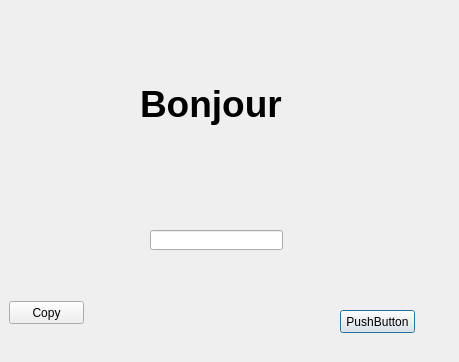
<?xml version="1.0" encoding="UTF-8"?>
<ui version="4.0">
 <class>BonjourDialogBase</class>
 <widget class="QDialog" name="BonjourDialogBase">
  <property name="geometry">
   <rect>
    <x>0</x>
    <y>0</y>
    <width>459</width>
    <height>362</height>
   </rect>
  </property>
  <property name="windowTitle">
   <string>Bonjour1</string>
  </property>
  <widget class="QPushButton" name="pushButton">
   <property name="geometry">
    <rect>
     <x>340</x>
     <y>310</y>
     <width>75</width>
     <height>23</height>
    </rect>
   </property>
   <property name="text">
    <string>PushButton</string>
   </property>
  </widget>
  <widget class="QLineEdit" name="lineEdit">
   <property name="geometry">
    <rect>
     <x>150</x>
     <y>230</y>
     <width>133</width>
     <height>20</height>
    </rect>
   </property>
   <property name="maxLength">
    <number>32765</number>
   </property>
  </widget>
  <widget class="QLabel" name="Bonjour">
   <property name="geometry">
    <rect>
     <x>140</x>
     <y>80</y>
     <width>143</width>
     <height>47</height>
    </rect>
   </property>
   <property name="font">
    <font>
     <family>Microsoft JhengHei UI</family>
     <pointsize>28</pointsize>
     <weight>75</weight>
     <bold>true</bold>
    </font>
   </property>
   <property name="text">
    <string>Bonjour</string>
   </property>
  </widget>
  <widget class="QPushButton" name="Copy">
   <property name="geometry">
    <rect>
     <x>9</x>
     <y>301</y>
     <width>75</width>
     <height>23</height>
    </rect>
   </property>
   <property name="text">
    <string>Copy</string>
   </property>
  </widget>
  <widget class="QgsFileWidget" name="FileResearcher">
   <property name="geometry">
    <rect>
     <x>170</x>
     <y>290</y>
     <width>90</width>
     <height>27</height>
    </rect>
   </property>
  </widget>
 </widget>
 <customwidgets>
  <customwidget>
   <class>QgsFileWidget</class>
   <extends>QWidget</extends>
   <header>qgsfilewidget.h</header>
  </customwidget>
 </customwidgets>
 <resources/>
 <connections>
  <connection>
   <sender>pushButton</sender>
   <signal>clicked()</signal>
   <receiver>BonjourDialogBase</receiver>
   <slot>reject()</slot>
   <hints>
    <hint type="sourcelabel">
     <x>320</x>
     <y>256</y>
    </hint>
    <hint type="destinationlabel">
     <x>276</x>
     <y>215</y>
    </hint>
   </hints>
  </connection>
 </connections>
</ui>
